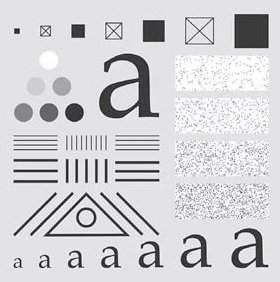
#> input picture images/a.jpg, 280 x 282 px
$ python conv-2d-with-opencv.py
#> lines starting #> are read from the running program, lines starting #| are printed output that depends on the picture
import cv2
import numpy as np
import os
import time

# convolution 2d with opencv
if not os.path.exists('conv-2d'):
    os.makedirs('conv-2d')

kernel_number = 3 # ukuran kernel 3x3, bisa diubah sesuai kebutuhan

# read image
img = cv2.imread('images/a.jpg', cv2.IMREAD_GRAYSCALE)
#> img: shape (282, 280); min 25, max 255, mean 209.2

for i in range(10): # stress test
    start_time = time.time()

# create kernel
    kernel = np.ones((kernel_number,kernel_number), np.float32)/kernel_number**2

# apply kernel
    dst = cv2.filter2D(img, -1, kernel) # -1 means the depth of the output image is the same as the input image

    time_taken = time.time() - start_time
    print("%.4f seconds" % time_taken)
    with open('conv-2d/time_taken_conv2d_with_opencv.txt', 'a') as f:
        f.write(str(time_taken) + '\n')
#> this loop made 10 passes
#> pass 1, `dst = cv2.filter2D(img, -1, kernel)`:
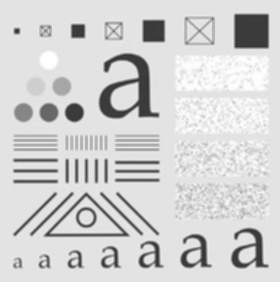
#> dst: shape (282, 280); min 47, max 255, mean 209.2

# show image
cv2.imshow('Original', img)
cv2.imshow('Convolution 2D', dst)

cv2.imwrite('conv-2d/conv2d_with_opencv.jpg', dst)

cv2.waitKey(0)
cv2.destroyAllWindows()
